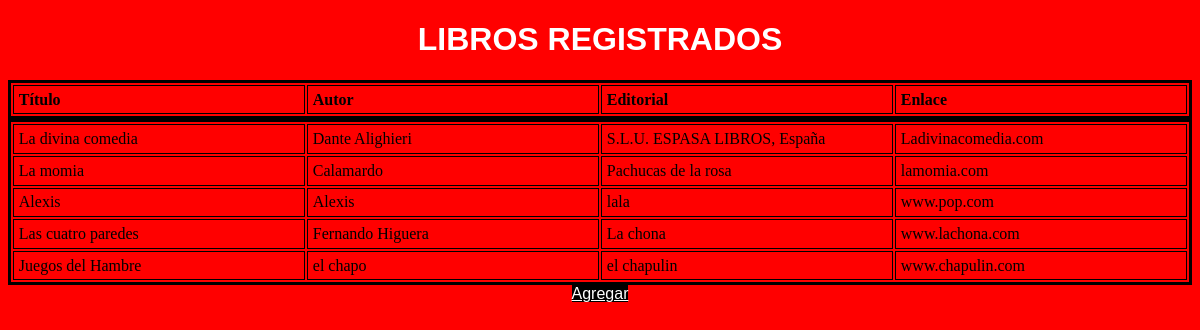
The page / on the database its author committed.
### tables this page shows
CREATE TABLE `libros` (
  `id` int(11) NOT NULL,
  `titulo` varchar(50) DEFAULT NULL,
  `editorial` varchar(50) DEFAULT NULL,
  `autor` varchar(50) DEFAULT NULL,
  `enlace` varchar(50) DEFAULT NULL
);

### index.php (the view, shortened to what this page needs)
<!DOCTYPE html>
<html>
<head>
	<link rel="stylesheet" type="text/css" href="css/style_1.css">
</head>
<body>
	<main>
	<h1>LIBROS REGISTRADOS</h1>
	<table>
			<tr>
				<th>Título</th>
				<th>Autor</th>
				<th>Editorial</th>
				<th>
				Enlace</th>
			</tr>
			<?php
				$conexion= conectar("localhost","root","","libreria");
				$consulta2 ="SELECT titulo,editorial,autor,enlace FROM libros";
				$registros=mysqli_query($conexion,$consulta2);
				if($registros->num_rows>0){
					echo "<table>";
					while($fila = $registros -> fetch_assoc()){
						echo "<tr>";
							echo "<td>" . $fila["titulo"] . "</td>";
							echo "<td>" . $fila["autor"] . "</td>";
							echo "<td>" . $fila["editorial"] . "</td>";
							echo "<td>" . $fila["enlace"] . "</td>";
						echo "</tr>";
					}
					echo "</table>";
				}
			?>
	</table>
	<div id="boton">
	<a href="registro.php" title="">Agregar</a>
	</div>
	</main>
</body>
</html>

### css/style_1.css (style rules this page uses)
table { width: 100%; border: 3px solid #000; }
th, td { width: 25%; text-align: left; vertical-align: top; border: 1px solid #000; border-collapse: collapse; padding: 0.3em; caption-side: bottom; }
a { font-family: Arial; color: white; background-color: black; }
#boton { text-align: center; }
h1 { font-family: Arial; color: white; }
body { text-align: center; background-color: red; }

### rows shown on the page
libros: titulo "La divina comedia", autor "Dante Alighieri", editorial "S.L.U. ESPASA LIBROS, España", enlace "Ladivinacomedia.com"
libros: titulo "La momia", autor "Calamardo", editorial "Pachucas de la rosa", enlace "lamomia.com"
libros: titulo "Alexis", autor "Alexis", editorial "lala", enlace "www.pop.com"
libros: titulo "Las cuatro paredes", autor "Fernando Higuera", editorial "La chona", enlace "www.lachona.com"
libros: titulo "Juegos del Hambre", autor "el chapo", editorial "el chapulin", enlace "www.chapulin.com"
